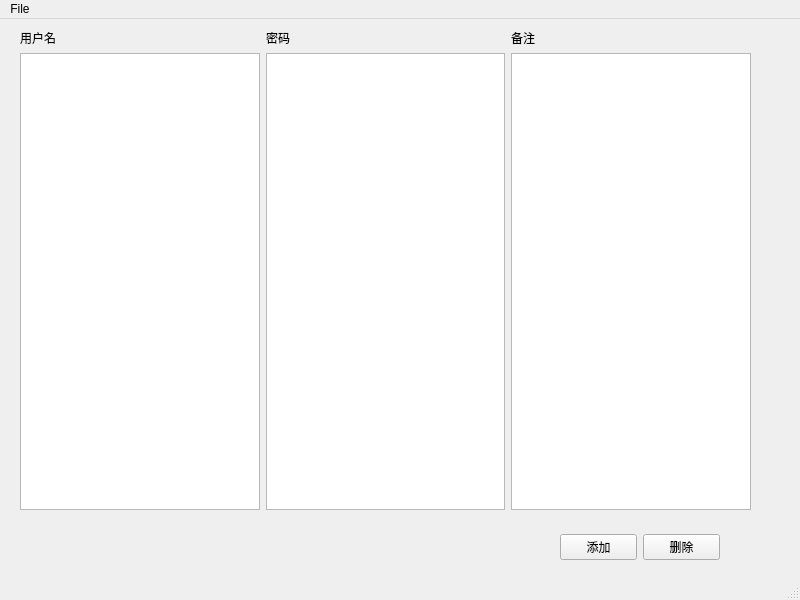
<?xml version="1.0" encoding="UTF-8"?>
<ui version="4.0">
 <class>MainWindow</class>
 <widget class="QMainWindow" name="MainWindow">
  <property name="geometry">
   <rect>
    <x>0</x>
    <y>0</y>
    <width>800</width>
    <height>600</height>
   </rect>
  </property>
  <property name="windowTitle">
   <string>MainWindow</string>
  </property>
  <widget class="QWidget" name="centralwidget">
   <widget class="QWidget" name="layoutWidget">
    <property name="geometry">
     <rect>
      <x>20</x>
      <y>10</y>
      <width>731</width>
      <height>481</height>
     </rect>
    </property>
    <layout class="QHBoxLayout" name="horizontalLayout">
     <item>
      <layout class="QVBoxLayout" name="verticalLayout">
       <item>
        <widget class="QLabel" name="label">
         <property name="layoutDirection">
          <enum>Qt::LeftToRight</enum>
         </property>
         <property name="text">
          <string>用户名</string>
         </property>
         <property name="buddy">
          <cstring>userNameList</cstring>
         </property>
        </widget>
       </item>
       <item>
        <widget class="QListWidget" name="userNameList"/>
       </item>
      </layout>
     </item>
     <item>
      <layout class="QVBoxLayout" name="verticalLayout_2">
       <item>
        <widget class="QLabel" name="label_2">
         <property name="text">
          <string>密码</string>
         </property>
        </widget>
       </item>
       <item>
        <widget class="QListWidget" name="userPasswordList"/>
       </item>
      </layout>
     </item>
     <item>
      <layout class="QVBoxLayout" name="verticalLayout_3">
       <item>
        <widget class="QLabel" name="label_3">
         <property name="text">
          <string>备注</string>
         </property>
        </widget>
       </item>
       <item>
        <widget class="QListWidget" name="userRemarkList"/>
       </item>
      </layout>
     </item>
    </layout>
   </widget>
   <widget class="QWidget" name="layoutWidget">
    <property name="geometry">
     <rect>
      <x>560</x>
      <y>490</y>
      <width>160</width>
      <height>51</height>
     </rect>
    </property>
    <layout class="QVBoxLayout" name="verticalLayout_4">
     <item>
      <spacer name="verticalSpacer">
       <property name="orientation">
        <enum>Qt::Vertical</enum>
       </property>
       <property name="sizeHint" stdset="0">
        <size>
         <width>20</width>
         <height>18</height>
        </size>
       </property>
      </spacer>
     </item>
     <item>
      <layout class="QHBoxLayout" name="horizontalLayout_2">
       <item>
        <widget class="QPushButton" name="AddButton">
         <property name="autoFillBackground">
          <bool>false</bool>
         </property>
         <property name="text">
          <string>添加</string>
         </property>
         <property name="autoDefault">
          <bool>false</bool>
         </property>
        </widget>
       </item>
       <item>
        <widget class="QPushButton" name="DeleteButton">
         <property name="text">
          <string>删除</string>
         </property>
        </widget>
       </item>
      </layout>
     </item>
    </layout>
   </widget>
  </widget>
  <widget class="QMenuBar" name="menubar">
   <property name="geometry">
    <rect>
     <x>0</x>
     <y>0</y>
     <width>800</width>
     <height>27</height>
    </rect>
   </property>
   <widget class="QMenu" name="menuDasd">
    <property name="title">
     <string>File</string>
    </property>
    <addaction name="new_entry_nemu"/>
    <addaction name="separator"/>
    <addaction name="save_nemu"/>
    <addaction name="actionDelete"/>
    <addaction name="separator"/>
    <addaction name="actionExit"/>
   </widget>
   <addaction name="menuDasd"/>
  </widget>
  <widget class="QStatusBar" name="statusbar"/>
  <action name="save_nemu">
   <property name="text">
    <string>Save</string>
   </property>
   <property name="shortcut">
    <string>Ctrl+S</string>
   </property>
  </action>
  <action name="load_nemu">
   <property name="text">
    <string>Load</string>
   </property>
   <property name="shortcut">
    <string>Ctrl+L</string>
   </property>
  </action>
  <action name="new_folder_nemu">
   <property name="text">
    <string>New folder</string>
   </property>
   <property name="shortcut">
    <string>Ctrl+N</string>
   </property>
  </action>
  <action name="new_entry_nemu">
   <property name="text">
    <string>New entry</string>
   </property>
   <property name="shortcut">
    <string>Ctrl+E</string>
   </property>
  </action>
  <action name="undo_nemu">
   <property name="text">
    <string>Undo</string>
   </property>
   <property name="shortcut">
    <string>Ctrl+Z</string>
   </property>
  </action>
  <action name="Redo_nemu">
   <property name="text">
    <string>Redo</string>
   </property>
   <property name="shortcut">
    <string>Ctrl+Y</string>
   </property>
  </action>
  <action name="cut_nemu">
   <property name="text">
    <string>Cut</string>
   </property>
   <property name="shortcut">
    <string>Ctrl+X</string>
   </property>
  </action>
  <action name="copy_nemu">
   <property name="text">
    <string>Copy</string>
   </property>
  </action>
  <action name="paste_nemu">
   <property name="text">
    <string>Paste</string>
   </property>
   <property name="shortcut">
    <string>Ctrl+V</string>
   </property>
  </action>
  <action name="rename_nemu">
   <property name="text">
    <string>Rename</string>
   </property>
   <property name="shortcut">
    <string>F2</string>
   </property>
  </action>
  <action name="delete_nemu">
   <property name="text">
    <string>Delete</string>
   </property>
  </action>
  <action name="find_nemu">
   <property name="text">
    <string>Find</string>
   </property>
   <property name="shortcut">
    <string>F3</string>
   </property>
  </action>
  <action name="find_next_nemu">
   <property name="text">
    <string>Find next</string>
   </property>
  </action>
  <action name="actionExit">
   <property name="text">
    <string>Exit</string>
   </property>
   <property name="shortcut">
    <string>Ctrl+Q</string>
   </property>
  </action>
  <action name="actionNewfile">
   <property name="checkable">
    <bool>true</bool>
   </property>
   <property name="icon">
    <iconset>
     <normaloff>C:/Users/yanghuan/.designer/backup/Icon/floder1.png</normaloff>C:/Users/yanghuan/.designer/backup/Icon/floder1.png</iconset>
   </property>
   <property name="text">
    <string>newfile</string>
   </property>
   <property name="shortcut">
    <string>Ctrl+N</string>
   </property>
  </action>
  <action name="actionSavefile">
   <property name="icon">
    <iconset>
     <normalon>C:/Users/yanghuan/.designer/backup/Icon/f13.png</normalon>
    </iconset>
   </property>
   <property name="text">
    <string>savefile</string>
   </property>
   <property name="shortcut">
    <string>Ctrl+S</string>
   </property>
  </action>
  <action name="actionDelete">
   <property name="text">
    <string>Delete</string>
   </property>
  </action>
 </widget>
 <resources/>
 <connections>
  <connection>
   <sender>actionExit</sender>
   <signal>triggered()</signal>
   <receiver>MainWindow</receiver>
   <slot>close()</slot>
   <hints>
    <hint type="sourcelabel">
     <x>-1</x>
     <y>-1</y>
    </hint>
    <hint type="destinationlabel">
     <x>399</x>
     <y>299</y>
    </hint>
   </hints>
  </connection>
  <connection>
   <sender>userNameList</sender>
   <signal>itemSelectionChanged()</signal>
   <receiver>MainWindow</receiver>
   <slot>clickedTheUserNameListItem()</slot>
   <hints>
    <hint type="sourcelabel">
     <x>162</x>
     <y>436</y>
    </hint>
    <hint type="destinationlabel">
     <x>168</x>
     <y>551</y>
    </hint>
   </hints>
  </connection>
  <connection>
   <sender>userPasswordList</sender>
   <signal>itemSelectionChanged()</signal>
   <receiver>MainWindow</receiver>
   <slot>clickedThePasswordListItem()</slot>
   <hints>
    <hint type="sourcelabel">
     <x>389</x>
     <y>450</y>
    </hint>
    <hint type="destinationlabel">
     <x>381</x>
     <y>555</y>
    </hint>
   </hints>
  </connection>
  <connection>
   <sender>userRemarkList</sender>
   <signal>itemSelectionChanged()</signal>
   <receiver>MainWindow</receiver>
   <slot>clickedTheRemarkListItem()</slot>
   <hints>
    <hint type="sourcelabel">
     <x>556</x>
     <y>495</y>
    </hint>
    <hint type="destinationlabel">
     <x>522</x>
     <y>546</y>
    </hint>
   </hints>
  </connection>
 </connections>
 <slots>
  <slot>clickedTheUserNameListItem()</slot>
  <slot>clickedThePasswordListItem()</slot>
  <slot>clickedTheRemarkListItem()</slot>
 </slots>
</ui>
